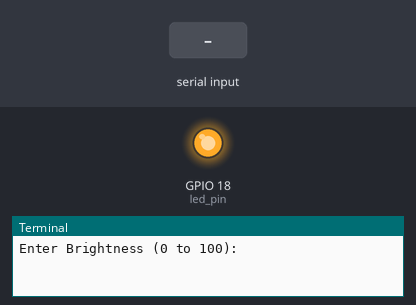
Bench run of a program on a simulated Raspberry Pi (BCM pin numbers). Shown: output pins drawn as LEDs (lit = HIGH), the last lines printed to the terminal. The inputs (shaded band) are chosen by the test bench.

Above: at 1.2 s.
1.3 s: "90" typed at the terminal
At 2.5 s:
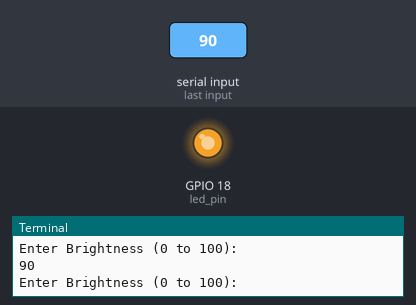
2.8 s: "0" typed at the terminal
At 3.8 s:
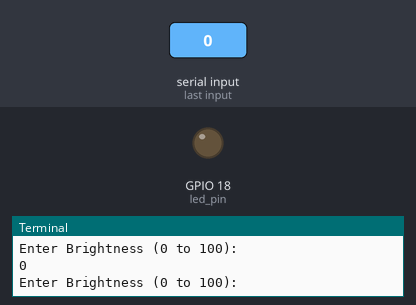
Timing chart, 0 to 5.8 s (numbered marks = the images above; inputs shaded):
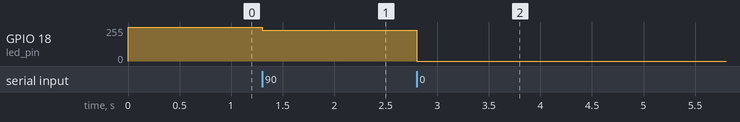

Measured:
- after the input at 1.3 s, GPIO 18 (led_pin): 255/255 → 230/255 at once
- after the input at 2.8 s, GPIO 18 (led_pin): 230/255 → 0/255 at once

The program:

led_brightness.py
```python
# raspberry pi project
# Reference: Raspberry Pi Cookbook - Chapter 9
# Wiring diagram
# 	GPIO pin 18 --> 10K Ohm resistor
# 	10K Ohm resistor --> (+/anode longer pin) Red LED
# 	(-/cathode shorter pin) Red LED --> GND
# Description
# 	Change level of brightness of LED from 0 to 100

import RPi.GPIO as GPIO

led_pin = 18
GPIO.setmode(GPIO.BCM)
GPIO.setup(led_pin, GPIO.OUT)

pwm_led = GPIO.PWM(led_pin, 500)
pwm_led.start(100)

while True:
    duty_s = raw_input("Enter Brightness (0 to 100):")
    duty = int(duty_s)
    pwm_led.ChangeDutyCycle(duty)
```
